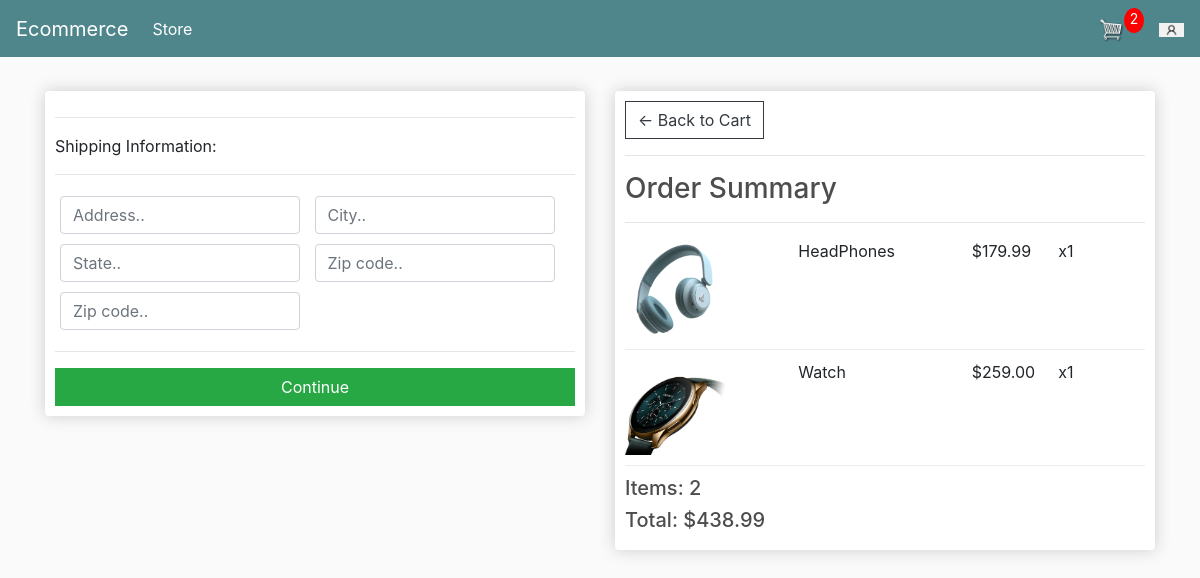
/checkout/ (signed in), run on an earlier commit of the app's database.
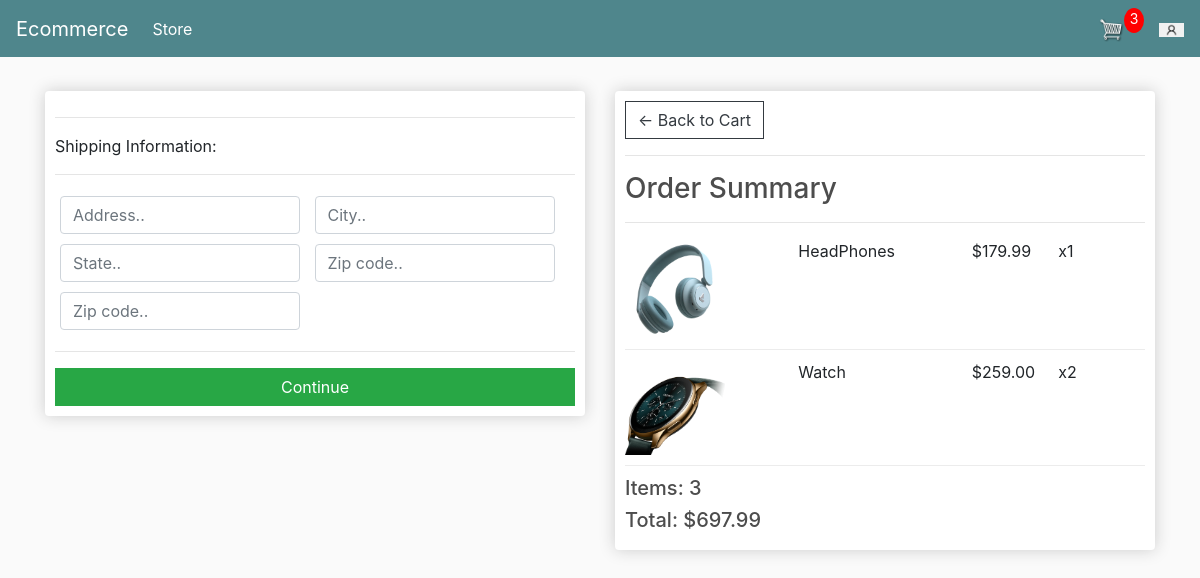
And on a later commit of the database.
### store/models.py (models this page shows, shortened)
class OrderItem(models.Model):
	product = models.ForeignKey(Product, on_delete=models.SET_NULL, null=True)
	order = models.ForeignKey(Order, on_delete=models.SET_NULL, null=True)
	quantity = models.IntegerField(default=0, null=True, blank=True)
	date_added = models.DateTimeField(auto_now_add=True)
	@property
	def get_total(self):
		total = self.product.price * self.quantity
		return total

class Order(models.Model):
	customer = models.ForeignKey(Customer, on_delete=models.SET_NULL, null=True, blank=True)
	date_ordered = models.DateTimeField(auto_now_add=True)
	complete = models.BooleanField(default=False)
	transaction_id = models.CharField(max_length=100, null=True)
	@property
	def get_cart_total(self):
		orderitems = self.orderitem_set.all()
		total = sum([item.get_total for item in orderitems])
		return total
	@property
	def get_cart_items(self):
		orderitems = self.orderitem_set.all()
		total = sum([item.quantity for item in orderitems])
		return total
	@property
	def shipping(self):
		shipping = False
		orderitems = self.orderitem_set.all()
		for i in orderitems:
			if i.product.digital == False:
				shipping = True
		return shipping

class Product(models.Model):
	name = models.CharField(max_length=200)
	price = models.FloatField()
	digital = models.BooleanField(default=False,null=True, blank=True)
	image = models.ImageField(null=True, blank=True)
	@property
	def imageURL(self):
		try:
			url = self.image.url
		except:
			url = ''
		return url

### store/views.py (the view)
# urls.py: path('checkout/', views.checkout, name="checkout"),
def checkout(request):
	data = cartData(request)
	cartItems = data['cartItems']
	order = data['order']
	items = data['items']
	context = {'items':items, 'order':order, 'cartItems':cartItems}
	return render(request, 'store/checkout.html', context)

### store/utils.py (called while the page is built)
def cartData(request):
	if request.user.is_authenticated:
		customer = request.user.customer
		order, created = Order.objects.get_or_create(customer=customer, complete=False)
		items = order.orderitem_set.all()
		cartItems = order.get_cart_items
	else:
		cookieData = cookieCart(request)
		cartItems = cookieData['cartItems']
		order = cookieData['order']
		items = cookieData['items']
	return {'cartItems':cartItems ,'order':order, 'items':items}

### store/templates/store/checkout.html (shortened to what this page needs)
{% extends 'store/main.html' %}
{% load static %}
{% block content %}
     <div class="row">
		<div class="col-lg-6">
			<div class="box-element" id="form-wrapper">
				<form id="form">
					<div id="shipping-info">
						<hr>
						<p>Shipping Information:</p>
						<hr>
						<div class="form-field">
							<input class="form-control" type="text" name="address" placeholder="Address..">
						</div>
						<div class="form-field">
							<input class="form-control" type="text" name="city" placeholder="City..">
						</div>
						<div class="form-field">
							<input class="form-control" type="text" name="state" placeholder="State..">
						</div>
						<div class="form-field">
							<input class="form-control" type="text" name="zipcode" placeholder="Zip code..">
						</div>
						<div class="form-field">
							<input class="form-control" type="text" name="country" placeholder="Zip code..">
						</div>
					</div>
					<hr>
					<input id="form-button" class="btn btn-success btn-block" type="submit" value="Continue">
				</form>
			</div>
			<br>
		</div>
		<div class="col-lg-6">
			<div class="box-element">
				<a  class="btn btn-outline-dark" href="{% url 'cart' %}">&#x2190; Back to Cart</a>
				<hr>
				<h3>Order Summary</h3>
				<hr>
				{% for item in items %}
				<div class="cart-row">
					<div style="flex:2"><img class="row-image" src="{{item.product.imageURL}}"></div>
					<div style="flex:2"><p>{{item.product.name}}</p></div>
					<div style="flex:1"><p>${{item.product.price|floatformat:2}}</p></div>
					<div style="flex:1"><p>x{{item.quantity}}</p></div>
				</div>
				{% endfor %}
				<h5>Items:   {{order.get_cart_items}}</h5>
				<h5>Total:   ${{order.get_cart_total|floatformat:2}}</h5>
			</div>
		</div>
	</div>
{% endblock content %}

What changed in the data, as far as the page shows it:
changed OrderItem "Watch": quantity "1" → "2"
changed through a linked row, Order: get_cart_items "2" → "3"; get_cart_total "438.99" → "697.99"
Also different on the page:
{{ cartItems }}: "2" → "3"
